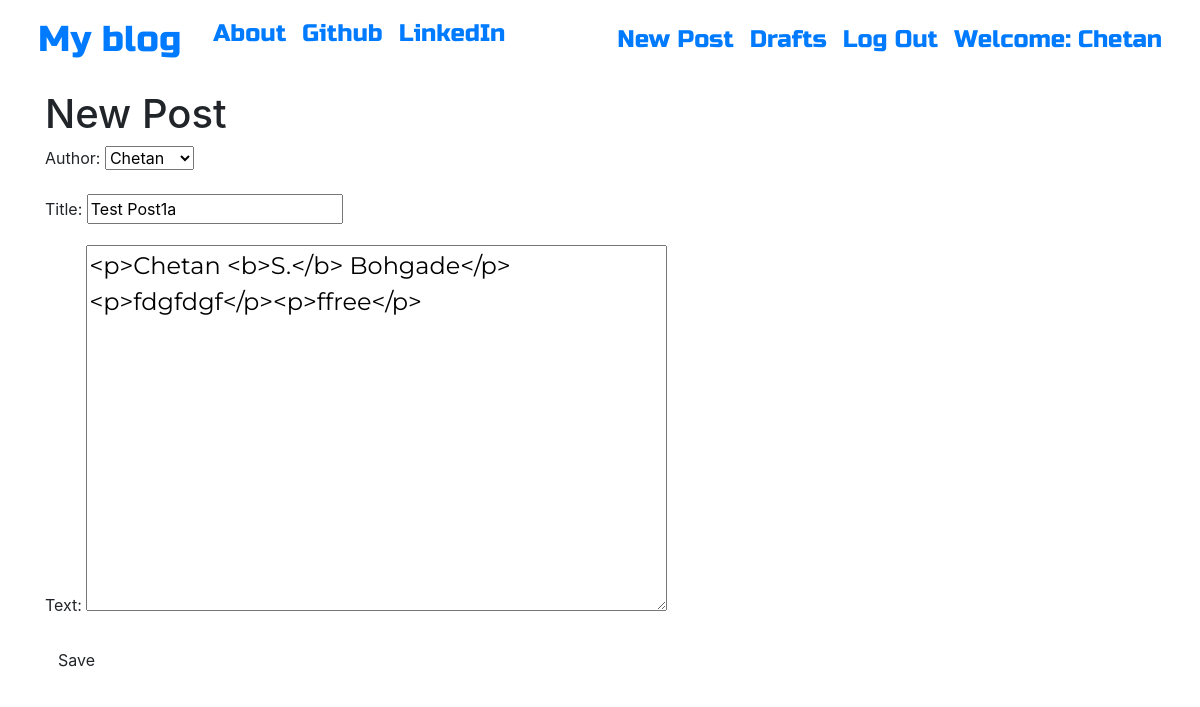
/post/4/edit/ (signed in), run on the app's committed database.
### blog/models.py (models this page shows, shortened)
class Post(models.Model):
    author = models.ForeignKey('auth.User', on_delete=models.CASCADE)
    title = models.CharField(max_length = 200)
    text = models.TextField()
    create_date = models.DateTimeField(default = timezone.now)
    published_date = models.DateTimeField(blank=True, null = True)

### blog/views.py (the view)
# urls.py: path(r'post/<int:pk>/edit/', views.PostUpdateView.as_view(), name = 'post_edit'),
class PostUpdateView(LoginRequiredMixin, UpdateView):
    login_url = '/login/'
    redirect_field_name = 'blog/post_detail.html'
    form_class = PostForm
    model = Post

### blog/forms.py
class PostForm(forms.ModelForm):
    class Meta():
        model = Post
        fields = ('author', 'title', 'text')
        widgets = {
            'title': forms.TextInput(attrs={'class': 'textinputclass'}),
            'text': forms.Textarea(attrs={'class':'editable medium-editor-textarea postcontent'})
        }

### blog/templates/blog/post_form.html (shortened to what this page needs)
{% extends "blog/base.html" %}
{% block content %}
    <h1>New Post</h1>
    <form class="post-form" method="POST">
        {{ form.as_p }}
        <button type="submit" class="save btn btn-default">Save</button>
    </form>
{% endblock %}

### blog/templates/blog/base.html (shortened to what this page needs)
<!doctype html>
{% load static %}
<html lang="en">
<head>
  <link rel="stylesheet" href="https://stackpath.bootstrapcdn.com/bootstrap/4.3.1/css/bootstrap.min.css"
>
  <link rel="stylesheet" href="//cdn.jsdelivr.net/npm/medium-editor@latest/dist/css/medium-editor.min.css"
    type="text/css" media="screen" charset="utf-8">
  <link rel="stylesheet" href="{% static 'fontawesome-free-5.8.2-web/css/all.css' %}">
  <link rel="stylesheet" href="{% static 'css/blog.css' %}">
</head>
<body class="loader">
  <nav class="navbar navbar-default navbar-expand techfont custome-navbar">
    <div class="container navbar-collapse collapse">
      <ul class="nav navbar-nav">
        <li class="nav-item"><a class="nav-link navbar-brand bigbrand" href="{% url 'post_list' %}">My blog</a></li>
        <li class="nav-item"><a class="nav-link" href="{% url 'about' %}">About</a></li>
        <li class="nav-item"><a class="nav-link" href="https://www.github.com">Github</a></li>
        <li class="nav-item"><a class="nav-link" href="https://www.linkedin.com">LinkedIn</a></li>
      </ul>
      <ul class="nav navbar-nav navbar-right ">
        {% if user.is_authenticated %}
          <li class="nav-item">
            <a class="nav-link" href="{% url 'post_new' %}">New Post</a>
          </li>
          <li class="nav-item">
            <a class="nav-link" href="{% url 'post_draft_list' %}">Drafts</a>
          </li>
          <li class="nav-item">
            <a class="nav-link" href="{% url 'logout' %}">Log Out</a>
          </li>
          <li class="nav-item">
            <a class="nav-link" href="#">Welcome: {{ user.username }}</a>
          </li>
        {% else %}
          <li class="nav-item">
            <a class="nav-link navbar-right" href="{% url 'login' %}"> <i class="fas fa-user"></i> </a>
          </li>
        {% endif %}
      </ul>
    </div>
  </nav>
  <div class="content container">
    <div class="row">
      <div class="col-md-8">
        <div class="blog_posts">
          {% block content %}
          {% endblock %}
        </div>
      </div>
    </div>
  </div>
</body>
</html>

### blog/static/css/blog.css (style rules this page uses)
.techfont { font-family: 'Russo One', sans-serif; font-size: 1.5em; margin-bottom: 10px; }
.bigbrand { font-size: 1.5em; }
.postcontent { font-family: 'Montserrat'; font-size: 1.5em; }
.loader { filter:hue-rotate(0deg); color:linear-gradient(45deg,#0f8,#08f); animation:hue 10000ms infinite linear; }

### data on the page
Post: author "Chetan", title "Test Post1a", text "<p>Chetan <b>S.</b> Bohgade</p><p>fdgfdgf</p><p>ffree</p>"

### other printed values
{{ user.username }} "Chetan"
